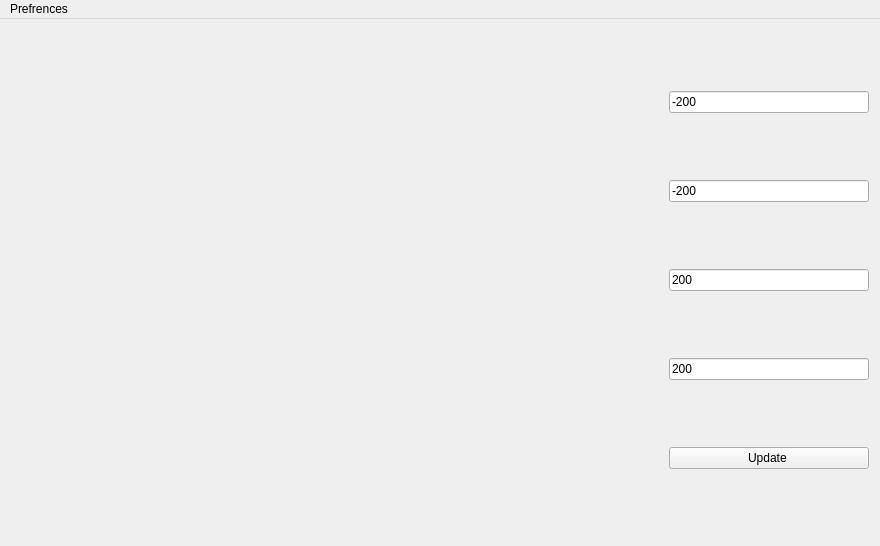
<?xml version="1.0" encoding="UTF-8"?>
<ui version="4.0">
 <class>MainWindow</class>
 <widget class="QMainWindow" name="MainWindow">
  <property name="windowModality">
   <enum>Qt::ApplicationModal</enum>
  </property>
  <property name="geometry">
   <rect>
    <x>0</x>
    <y>0</y>
    <width>880</width>
    <height>546</height>
   </rect>
  </property>
  <property name="windowTitle">
   <string>MainWindow</string>
  </property>
  <widget class="QWidget" name="centralWidget">
   <layout class="QHBoxLayout" name="horizontalLayout">
    <item>
     <widget class="GLWidget" name="widget" native="true">
      <property name="minimumSize">
       <size>
        <width>500</width>
        <height>500</height>
       </size>
      </property>
      <layout class="QHBoxLayout" name="horizontalLayout_2">
       <property name="spacing">
        <number>0</number>
       </property>
       <property name="leftMargin">
        <number>12</number>
       </property>
       <property name="topMargin">
        <number>0</number>
       </property>
       <property name="rightMargin">
        <number>0</number>
       </property>
       <property name="bottomMargin">
        <number>0</number>
       </property>
      </layout>
     </widget>
    </item>
    <item>
     <layout class="QVBoxLayout" name="verticalLayout">
      <item>
       <widget class="QLineEdit" name="x1LineEdit">
        <property name="maximumSize">
         <size>
          <width>200</width>
          <height>16777215</height>
         </size>
        </property>
        <property name="text">
         <string>-200</string>
        </property>
       </widget>
      </item>
      <item>
       <widget class="QLineEdit" name="y1LineEdit">
        <property name="minimumSize">
         <size>
          <width>0</width>
          <height>0</height>
         </size>
        </property>
        <property name="maximumSize">
         <size>
          <width>200</width>
          <height>16777215</height>
         </size>
        </property>
        <property name="text">
         <string>-200</string>
        </property>
       </widget>
      </item>
      <item>
       <widget class="QLineEdit" name="x2LineEdit">
        <property name="maximumSize">
         <size>
          <width>200</width>
          <height>16777215</height>
         </size>
        </property>
        <property name="text">
         <string>200</string>
        </property>
       </widget>
      </item>
      <item>
       <widget class="QLineEdit" name="y2LineEdit">
        <property name="maximumSize">
         <size>
          <width>200</width>
          <height>16777215</height>
         </size>
        </property>
        <property name="text">
         <string>200</string>
        </property>
       </widget>
      </item>
      <item>
       <widget class="QPushButton" name="updateBtn">
        <property name="maximumSize">
         <size>
          <width>200</width>
          <height>16777215</height>
         </size>
        </property>
        <property name="text">
         <string>Update </string>
        </property>
       </widget>
      </item>
     </layout>
    </item>
   </layout>
  </widget>
  <widget class="QMenuBar" name="menuBar">
   <property name="geometry">
    <rect>
     <x>0</x>
     <y>0</y>
     <width>880</width>
     <height>22</height>
    </rect>
   </property>
   <widget class="QMenu" name="menuPrefrences">
    <property name="title">
     <string>Prefrences</string>
    </property>
    <widget class="QMenu" name="menuDraw">
     <property name="title">
      <string>Line</string>
     </property>
     <addaction name="actionColor"/>
     <addaction name="actionWidth"/>
    </widget>
    <widget class="QMenu" name="menuCanvas">
     <property name="title">
      <string>Canvas</string>
     </property>
     <addaction name="actionColor_2"/>
    </widget>
    <addaction name="menuDraw"/>
    <addaction name="menuCanvas"/>
   </widget>
   <addaction name="menuPrefrences"/>
  </widget>
  <action name="actionColor">
   <property name="text">
    <string>Color</string>
   </property>
  </action>
  <action name="actionColor_2">
   <property name="text">
    <string>Color</string>
   </property>
  </action>
  <action name="actionWidth">
   <property name="text">
    <string>Width</string>
   </property>
  </action>
 </widget>
 <layoutdefault spacing="6" margin="11"/>
 <customwidgets>
  <customwidget>
   <class>GLWidget</class>
   <extends>QWidget</extends>
   <header>glwidget.h</header>
   <container>1</container>
  </customwidget>
 </customwidgets>
 <resources/>
 <connections/>
</ui>
